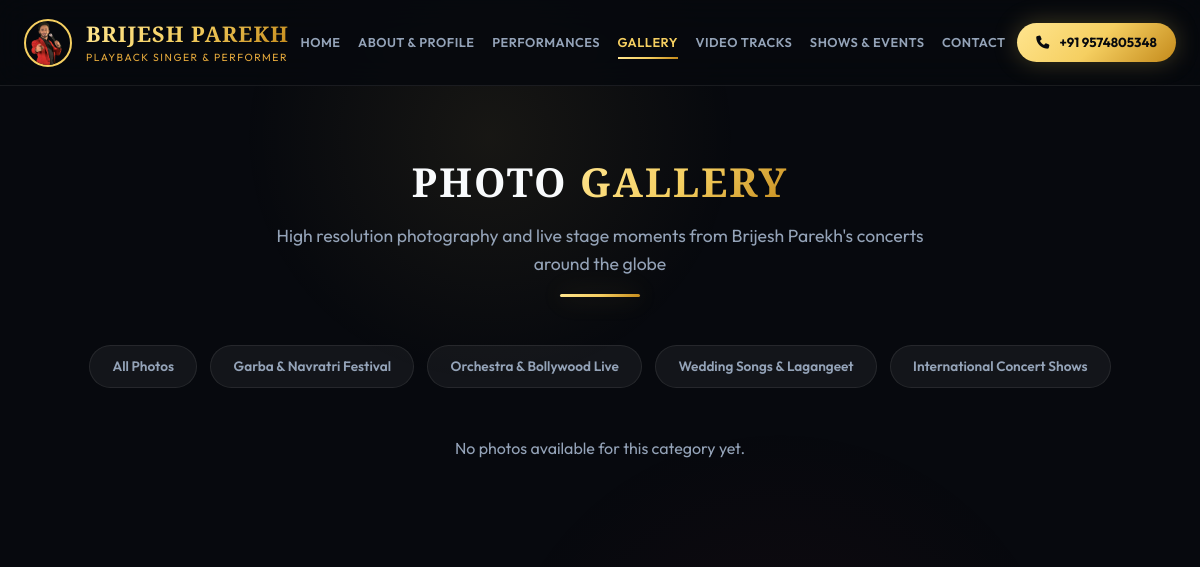
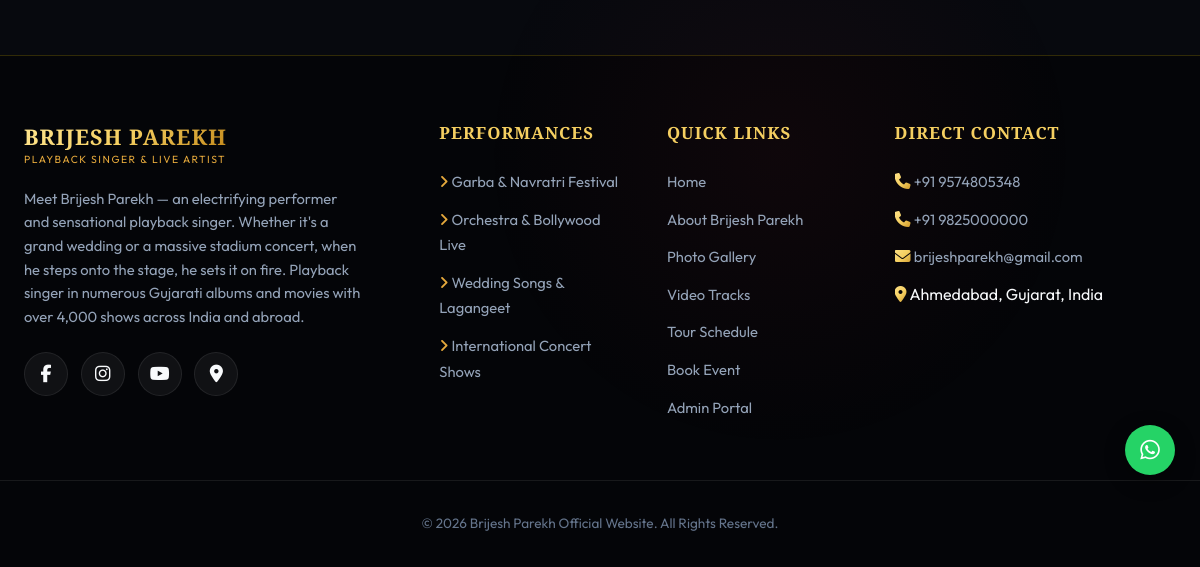
/gallery/?category=bhajan, run on an earlier commit of the app's database (2 pictures, top to bottom).
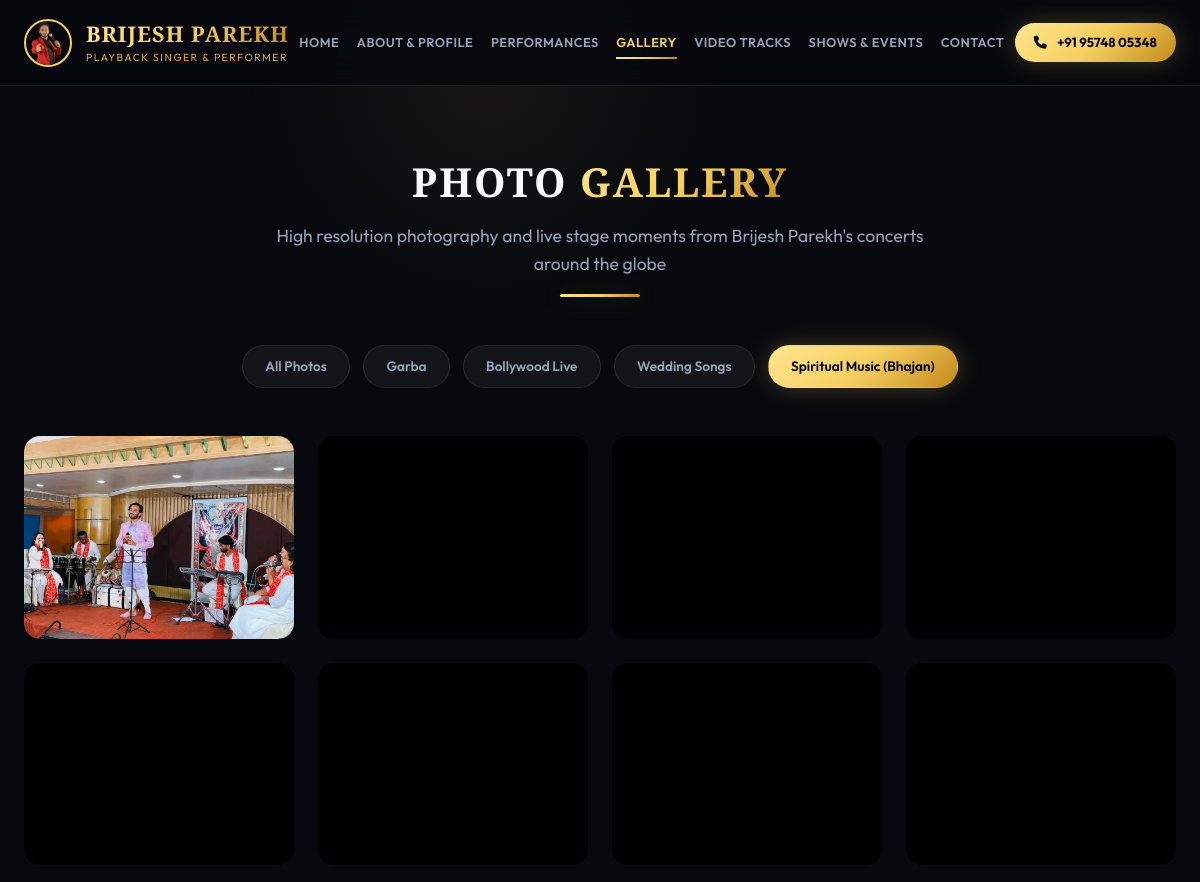
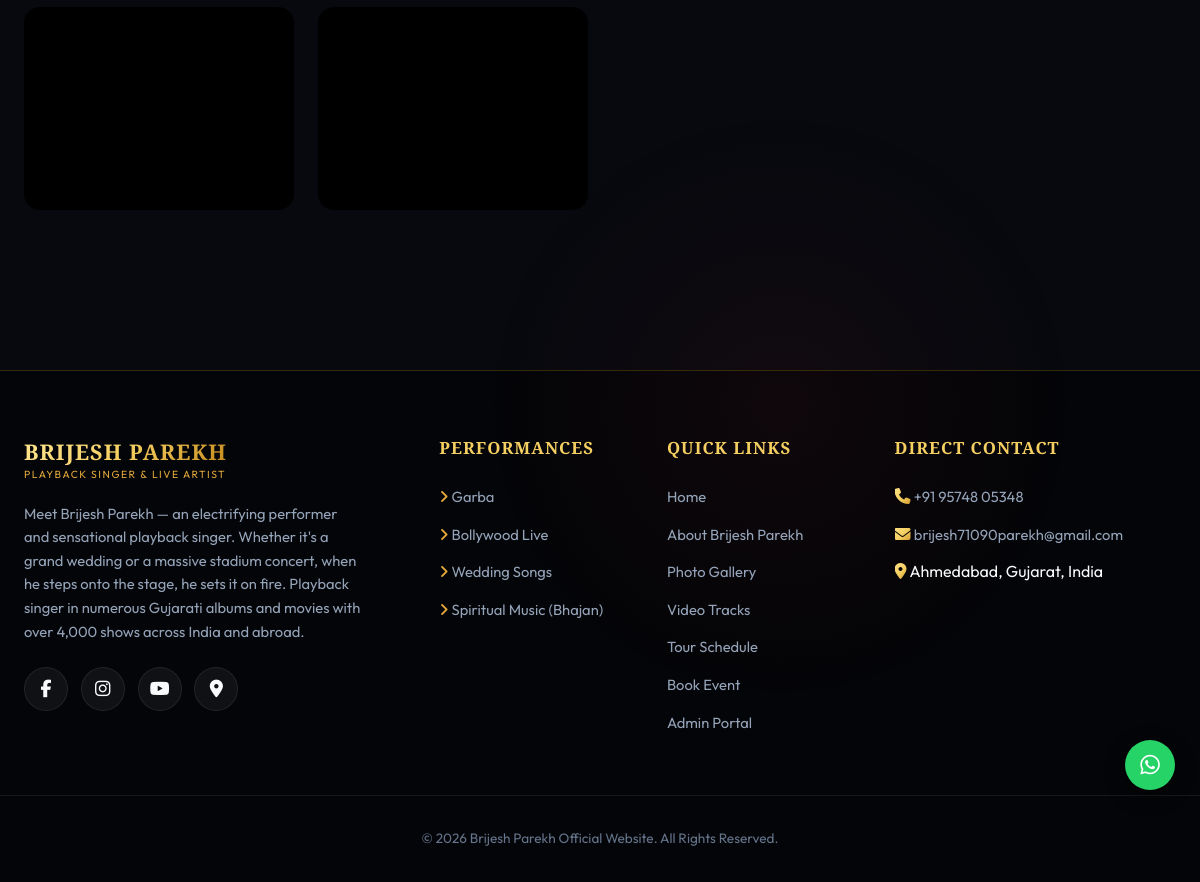
And on a later commit of the database (2 pictures, top to bottom).
### singer_app/models.py (models this page shows, shortened)
class SingerProfile(models.Model):
    name = models.CharField(max_length=100, default="Brijesh Parekh")
    tagline = models.CharField(max_length=200, default="Playback Singer & Electrifying Stage Performer")
    shows_count = models.IntegerField(default=4000, help_text="Total live shows performed")
    countries_count = models.IntegerField(default=15, help_text="Countries performed in")
    years_experience = models.IntegerField(default=20, help_text="Years of professional singing")
    bio_short = models.TextField(default="Let me introduce to a very talented, electrifying performer and sensational singer. Whether it's a wedding or concert, when he steps on the stage he sets it on fire. Playback singer in many Gujarati albums and movies with over 4000 shows in India and abroad.")
    bio_full = models.TextField(default="Brijesh Parekh is one of Gujarat's most celebrated playback singers and dynamic live performers. With over 4,000 successful shows globally across India, USA, UK, West Indies, and Africa, Brijesh Parekh creates magic on stage with high-energy Garba, soulful Lagangeet (wedding songs), nostalgic Bollywood Orchestra, and thrilling DJ nights. Known for his captivating voice, incredible vocal range, and unmatched stage command, he brings life and grandeur to every celebration.")
    phone_primary = models.CharField(max_length=30, default="+91 95748 05348")
    phone_secondary = models.CharField(max_length=30, blank=True, default="")
    email = models.EmailField(default="brijesh71090parekh@gmail.com")
    address = models.CharField(max_length=255, default="Ahmedabad, Gujarat, India")
    facebook_url = models.URLField(default="https://www.facebook.com/brijeshparekhnight?mibextid=LQQJ4d")
    instagram_url = models.URLField(default="https://www.instagram.com/thebrijeshparekh?igsh=amIwamgxbjU0aDFh&utm_source=qr")
    youtube_url = models.URLField(default="https://youtube.com/@brijeshparekhofficial5953?si=E4l35MJxYiL2Pbgt")
    google_maps_url = models.URLField(default="https://maps.app.goo.gl/x4TiHEh2ehnbZqW7A?g_st=com.google.maps.preview.copy")
    hero_video_path = models.CharField(max_length=255, default="V1.MP4")
    class Meta:
        verbose_name = "Singer Profile"
        verbose_name_plural = "Singer Profile"

class PerformanceCategory(models.Model):
    name = models.CharField(max_length=100)
    slug = models.SlugField(unique=True)
    subtitle = models.CharField(max_length=200)
    description = models.TextField()
    cover_image = models.CharField(max_length=255, help_text="Path relative to static folder")
    icon = models.CharField(max_length=100, default="fa-solid fa-music")
    display_order = models.IntegerField(default=0)
    class Meta:
        verbose_name = "Performance Category"
        verbose_name_plural = "Performance Categories"
        ordering = ['display_order', 'id']

class GalleryItem(models.Model):
    title = models.CharField(max_length=150)
    category = models.ForeignKey(PerformanceCategory, on_delete=models.SET_NULL, null=True, blank=True, related_name='gallery_items')
    image_path = models.CharField(max_length=255, help_text="Path relative to static folder e.g. Garba/1.jpg")
    caption = models.CharField(max_length=255, blank=True, null=True)
    is_featured = models.BooleanField(default=False)
    created_at = models.DateTimeField(auto_now_add=True)
    class Meta:
        verbose_name = "Gallery Item"
        verbose_name_plural = "Gallery Media (Photos & Videos)"
        ordering = ['-created_at', '-id']

### singer_app/views.py (the view)
# urls.py: path('gallery/', views.gallery_view, name='gallery'),
def gallery_view(request):
    categories = PerformanceCategory.objects.all().order_by('display_order', 'id')
    selected_slug = request.GET.get('category', 'all').strip()
    photos = GalleryItem.objects.select_related('category').exclude(
        Q(image_path__iendswith='.mp4') | Q(image_path__iendswith='.mov')
    )
    if selected_slug and selected_slug != 'all':
        items = photos.filter(category__slug=selected_slug)
    else:
        items = photos
    context = {
        'categories': categories,
        'selected_category': selected_slug,
        'gallery_items': items,
    }
    return render(request, 'gallery.html', context)

### singer_app/context_processors.py (called while the page is built)
def profile_context(request):
    try:
        profile = SingerProfile.objects.first()
        if not profile:
            profile, _ = SingerProfile.objects.get_or_create(id=1)
        categories = PerformanceCategory.objects.only(
            'id', 'name', 'slug', 'icon', 'display_order'
        ).order_by('display_order', 'id')
    except Exception:
        profile = None
        categories = []
    return {
        'singer_profile': profile,
        'nav_categories': categories,
    }

### templates/gallery.html (shortened to what this page needs)
{% extends 'base.html' %}
{% load static %}
{% block content %}
<section class="container" style="padding-top: calc(var(--navbar-height) + 4rem); padding-bottom: 6rem;">
  <div class="section-title">
    <h2>Photo <span class="gold-text">Gallery</span></h2>
    <p>High resolution photography and live stage moments from Brijesh Parekh's concerts around the globe</p>
  </div>
  <div class="gallery-filters">
    <a href="{% url 'gallery' %}" class="filter-btn {% if selected_category == 'all' or not selected_category %}active{% endif %}">All Photos</a>
    {% for cat in categories %}
      <a href="{% url 'gallery' %}?category={{ cat.slug }}" class="filter-btn {% if selected_category == cat.slug %}active{% endif %}">{{ cat.name }}</a>
    {% endfor %}
  </div>
  <div class="gallery-masonry">
    {% for item in gallery_items %}
      <div class="gallery-card" data-img="{% static item.image_path %}" data-category="{{ item.category.slug|default:'all' }}">
        <img src="{% static item.image_path %}" alt="{{ item.title }}" loading="lazy" decoding="async">
      </div>
    {% empty %}
      <p style="text-align: center; color: var(--text-muted); grid-column: 1/-1;">No photos available for this category yet.</p>
    {% endfor %}
  </div>
</section>
{% endblock %}

### templates/base.html (shortened to what the changed rows need)
{% load static %}
<!DOCTYPE html>
<html lang="en">
<head>
  <link rel="stylesheet" href="https://cdnjs.cloudflare.com/ajax/libs/font-awesome/6.5.1/css/all.min.css">
  <link rel="stylesheet" href="{% static 'css/style.css' %}">
</head>
<body>
  <header class="navbar-header" id="mainHeader">
    <div class="container nav-container">
      <div class="nav-cta">
        <a href="tel:{{ singer_profile.phone_primary }}" class="btn-primary btn-call" title="Call Brijesh Parekh">
          <i class="fa-solid fa-phone"></i> <span>{{ singer_profile.phone_primary }}</span>
        </a>
      </div>
    </div>
  </header>
  <main id="mainContent">
    {% block content %}{% endblock %}
  </main>
  <footer class="main-footer">
    <div class="container footer-grid">
      <div class="footer-brand">
        <div class="logo-brand">
          <div>
          </div>
        </div>
        <p>{{ singer_profile.bio_short }}</p>
        <div class="social-links-flex" style="margin-top: 1.5rem;">
          <a href="{{ singer_profile.facebook_url }}" target="_blank" rel="noopener" class="social-icon-btn" aria-label="Facebook"><i class="fa-brands fa-facebook-f"></i></a>
          <a href="{{ singer_profile.instagram_url }}" target="_blank" rel="noopener" class="social-icon-btn" aria-label="Instagram"><i class="fa-brands fa-instagram"></i></a>
          <a href="{{ singer_profile.youtube_url }}" target="_blank" rel="noopener" class="social-icon-btn" aria-label="YouTube"><i class="fa-brands fa-youtube"></i></a>
          <a href="{{ singer_profile.google_maps_url }}" target="_blank" rel="noopener" class="social-icon-btn" aria-label="Google Maps"><i class="fa-solid fa-location-dot"></i></a>
        </div>
      </div>
      <div class="footer-col">
        <ul>
          {% for cat in nav_categories %}
            <li><a href="{% url 'category_detail' cat.slug %}"><i class="fa-solid fa-angle-right" style="color: var(--gold-secondary);"></i> {{ cat.name }}</a></li>
          {% endfor %}
        </ul>
      </div>
      <div class="footer-col">
        <ul>
          <li><i class="fa-solid fa-phone gold-text"></i> <a href="tel:{{ singer_profile.phone_primary }}">{{ singer_profile.phone_primary }}</a></li>
          {% if singer_profile.phone_secondary %}<li><i class="fa-solid fa-phone gold-text"></i> <a href="tel:{{ singer_profile.phone_secondary }}">{{ singer_profile.phone_secondary }}</a></li>{% endif %}
          <li><i class="fa-solid fa-envelope gold-text"></i> <a href="mailto:{{ singer_profile.email }}">{{ singer_profile.email }}</a></li>
          <li><i class="fa-solid fa-location-dot gold-text"></i> {{ singer_profile.address }}</li>
        </ul>
      </div>
    </div>
  </footer>
</body>
</html>

What changed in the data, as far as the page shows it:
removed PerformanceCategory: name "International Concert Shows"
changed SingerProfile "Ahmedabad, Gujarat, India": phone_primary "+91 9574805348" → "+91 95748 05348"; email "brijeshparekh@gmail.com" → "brijesh71090parekh@gmail.com"; phone_secondary "+91 9825000000" → (not shown)
changed PerformanceCategory: name "Garba & Navratri Festival" → "Garba"
changed PerformanceCategory: name "Orchestra & Bollywood Live" → "Bollywood Live"
changed PerformanceCategory: name "Wedding Songs & Lagangeet" → "Wedding Songs"
added PerformanceCategory: name "Spiritual Music (Bhajan)", slug "bhajan" (drawn)
added GalleryItem: image_path (picture)
added GalleryItem: image_path (picture)
added GalleryItem: image_path (picture)
added GalleryItem: image_path (picture)
added GalleryItem: image_path (picture)
added GalleryItem: image_path (picture)
added GalleryItem: image_path (picture)
added GalleryItem: image_path (picture)
added GalleryItem: image_path (picture)
added GalleryItem: image_path (picture)
Also different on the page:
text no longer shown: "No photos available for this category yet."
